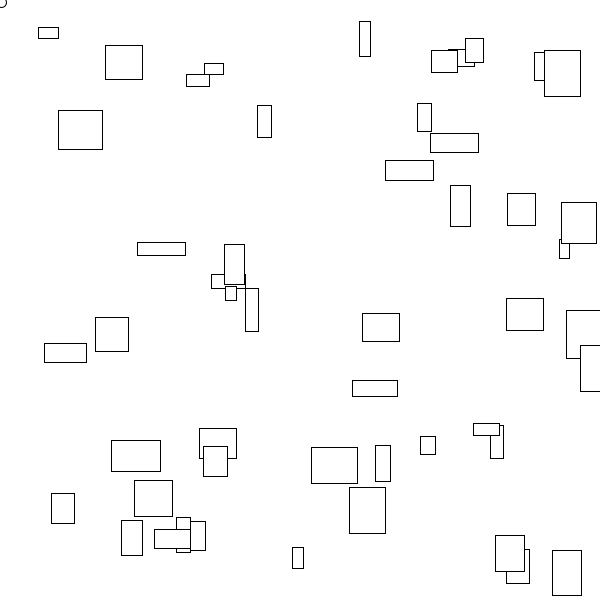
Frame 1 (no input)
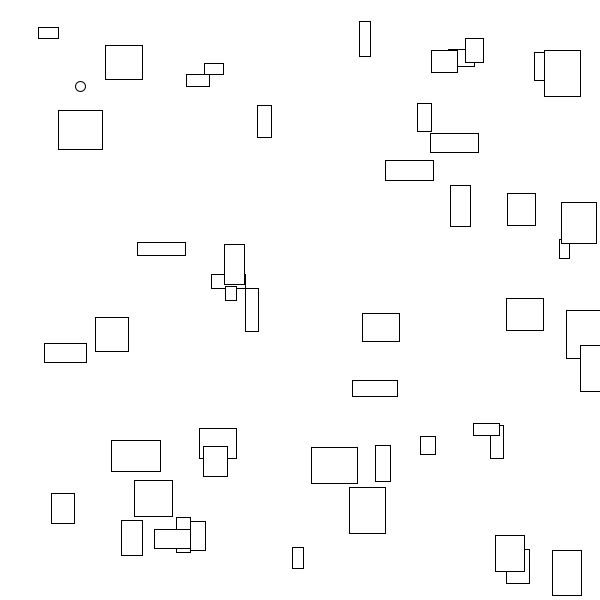
Frame 60 (the mouse pressed at the canvas centre just before this capture)
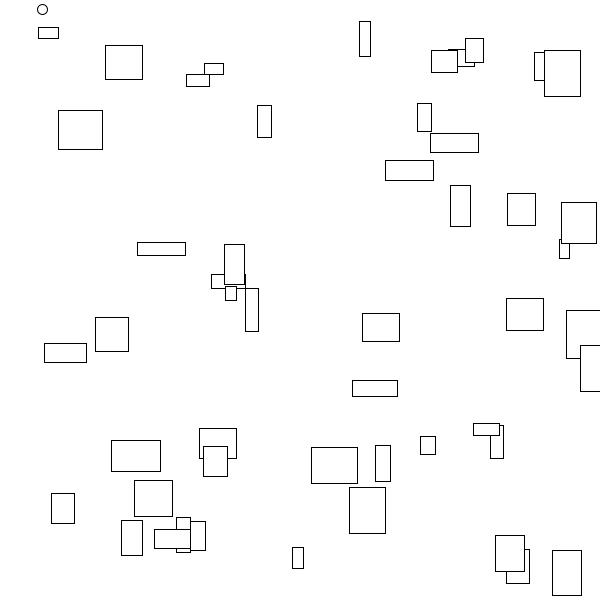
Frame 120 (the mouse held since frame 60 and released just before this capture)

The Processing sketch that drew these frames (run headless with seeded random() and noise(); from frame 60 on, the mouse is pressed at the canvas centre):

// Processing sketch: one_particle_multi_blocks_collision
// ── one_particle_multi_blocks_collision.pde
int blockCount = 50;
float[] x, y;
float[] w, h;
float px, py, pr = 5, spdX = 1.3, spdY = 2.1;


void setup() {
  size(600, 600);
  // initialize array lengths
  x = new float[blockCount];
  y = new float[blockCount];
  w = new float[blockCount];
  h = new float[blockCount];

  for (int i=0; i<blockCount; i++) {
    x[i] = random(10, width-10);
    y[i] = random(10, height-10);
    w[i] = random(10, 50);
    h[i] = random(10, 50);
  }
}
void draw() {
  background(255);

  // move particle
  px+=spdX;
  py+=spdY;
  ellipse(px, py, pr*2, pr*2);

  // wall collision code

  if (px>width-pr) {
    px=width-pr;
    spdX*=-1;
  } 
  else if (px<pr) {
    px = pr;
    spdX*=-1;
  }

 else  if (py>height-pr) {
    py=height-pr;
    spdY*=-1;
  } 
  else if (py<pr) {
    py = pr;
    spdY*=-1;
  }

  for (int i=0; i<blockCount; i++) {
    // draw blocks
    rect(x[i], y[i], w[i], h[i]);
    // obstacle collision

    // blcok detection
    // left edge
    if ( px > x[i]-pr && px < x[i] + w[i]/2 && 
      py > y[i] && py < y[i] + h[i] ) {
      px = x[i]-pr;
      spdX *= -1;
    } 
    else // right edge 
    if ( px < x[i]+w[i]+pr && px > x[i] + w[i]/2 && 
      py > y[i] && py < y[i] + h[i] ) {
      px = x[i]+w[i]+pr;
      spdX *= -1;
    }
    
     // top edge
    if ( py > y[i]-pr && py < y[i] + h[i]/2 && 
      px > x[i] && px < x[i] + w[i] ) {
      py = y[i]-pr;
      spdY *= -1;
    } 
    else // bottom edge 
    if ( py < y[i]+h[i]+pr && py > y[i] + h[i]/2 && 
      px > x[i] && px < x[i] + w[i] ) {
      py = y[i]+h[i]+pr;
      spdY *= -1;
    }
  }
}
